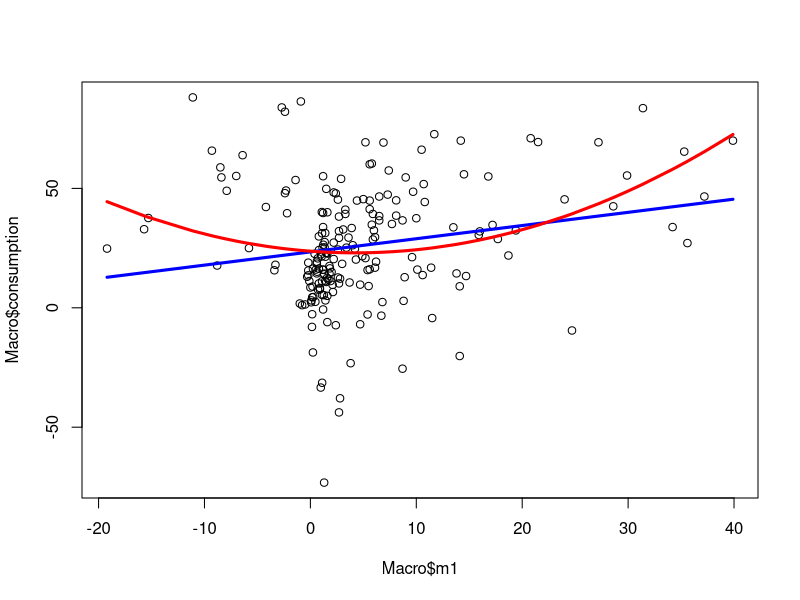

This chart was generated by the following R code:
#Q2-7
#Data Preparation
library(AER)
data("USMacroG")
dim(USMacroG)
USMacroG=na.omit(USMacroG)
dim(USMacroG)
Macro=as.data.frame(apply(USMacroG,2,diff))
dim(Macro)
sum(is.na(USMacroG))
sum(is.na(Macro))

#Regression
fit2_7 =lm(Macro$consumption ~ Macro$m1)
summary(fit2_7)

#Regression 2nd order 
fit2_7.2 =lm(Macro$consumption ~ Macro$m1 + I(Macro$m1^2))
summary(fit2_7.2)

#Plotting
plot(Macro$m1, Macro$consumption)
lines(Macro$m1, fit2_7$fitted.values, lwd=3, col = 'blue')
lines(sort(Macro$m1), fit2_7.2$fitted.values[order(Macro$m1)], lwd = 3, col = "red")
